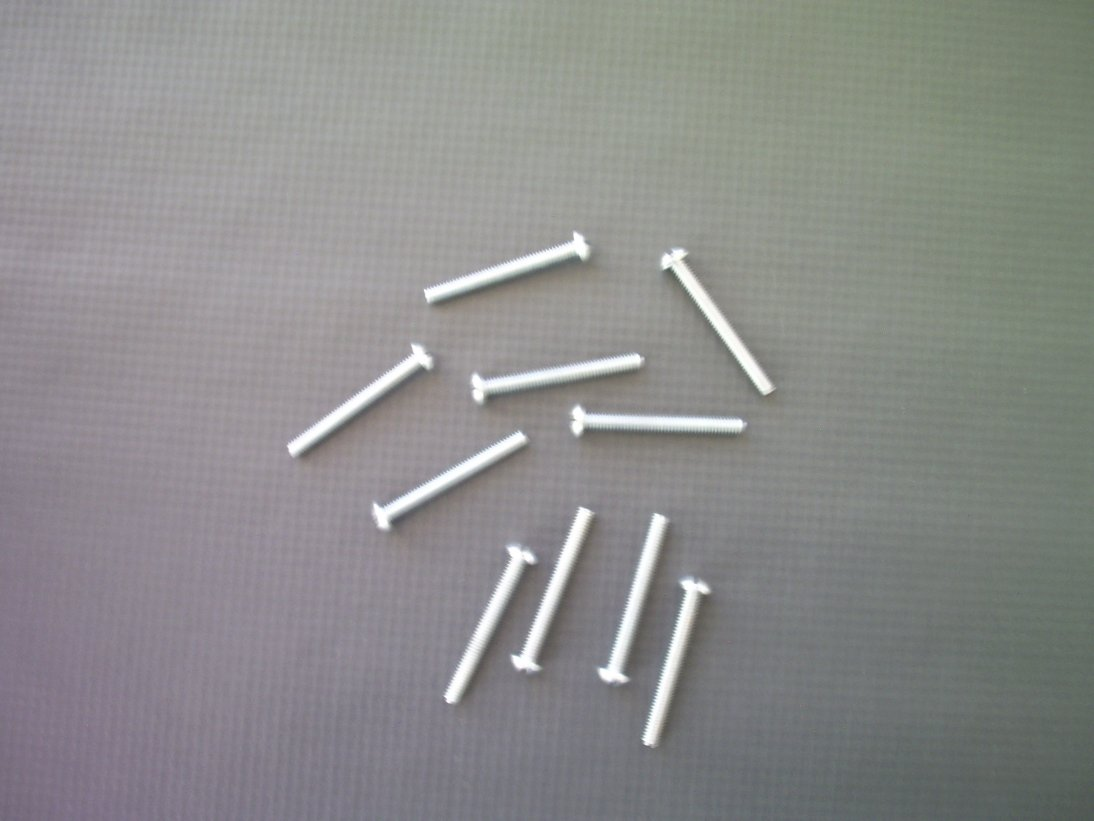
#> input picture imagens/img11.jpg, 1094 x 821 px, found by its file name
$ jupyter execute UNI-ProcDados-20180920-02.ipynb
#> lines starting #> are read from the running program, lines starting #| are printed output that depends on the picture; after the words box and inside, x2 and y2 are one past the last pixel; in counts of white or black regions, pixels touching at a corner belong together; long printed decimals are rounded
[cell 1]
import cv2 as cv
import numpy as np
import matplotlib.pyplot as plt
import os
from scipy import stats as scp
from collections import Counter
from sklearn.cluster import KMeans

[cell 2]
def toBinary(threshold, element):
    return 1 if element > threshold else 0

npToBinary = np.vectorize(toBinary, otypes=[np.uint8])

[cell 3]
def byAreaSize(size):
    return size > 50 and size < 10000

[cell 4]
pathList = list()
for path, subdirs, files in os.walk(r"/home/martin/Downloads/uninove/"):
    for file in files:
        if ('jpg' in file or 'JPG' in file) and '08' not in file:
            currentFilePath = "".join(path) + file
            pathList.append(currentFilePath)
pathList = sorted(pathList)
pathList

[cell 5]
# [34 lines left out: function analyzeImage, not called in this run]

[cell 6]
parafusos = [10,10,10,5,9,10,7,7,10,10,10,10,10,10,9,0,7,10,7,10,10,10,8,9,10]
porcas = [10,10,10,10,9,10,10,10,10,9,0,10,9,10,10,10,7,10,9,10,10,10,8,10,9]

acertosParafusos = 0
acertosPorcas = 0
acertos = 0

for index, imagePath in enumerate(pathList):
    baseLimiar = 150
    pecas, LIMIAR = analyzeImage(baseLimiar, imagePath)

    contPorcas = pecas["porcas"]
    contParafusos = pecas["parafusos"]

    if (porcas[index] == contPorcas):
        acertosPorcas += 1
    if (parafusos[index] == contParafusos):
        acertosParafusos += 1
    if (porcas[index] == contPorcas and parafusos[index] == contParafusos):
        acertos += 1

    print("INFO; Imagem No", index)
    print("Imagem: ", imagePath)
    print("Limiar: {}. No Porcas: {}, No Parafusos: {}".format(LIMIAR, contPorcas, contParafusos))
    print("Número correto de porcas: {}, parafusos: {}".format(porcas[index], parafusos[index]))
    print("\nTaxa de acertos (Parafusos):", round((acertosParafusos/len(porcas)*100),2))
    print("Taxa de acertos (Porcas): ", round((acertosPorcas/len(porcas)*100),2))
    print("Taxa de acertos:", round((acertos/25*100),2))
    print("----------")

[cell 7]
currentImage = "/home/martin/Downloads/uninove/img11.jpg"
testImage = cv.imread(currentImage, cv.IMREAD_GRAYSCALE)

binaryImage = npToBinary(170, testImage)
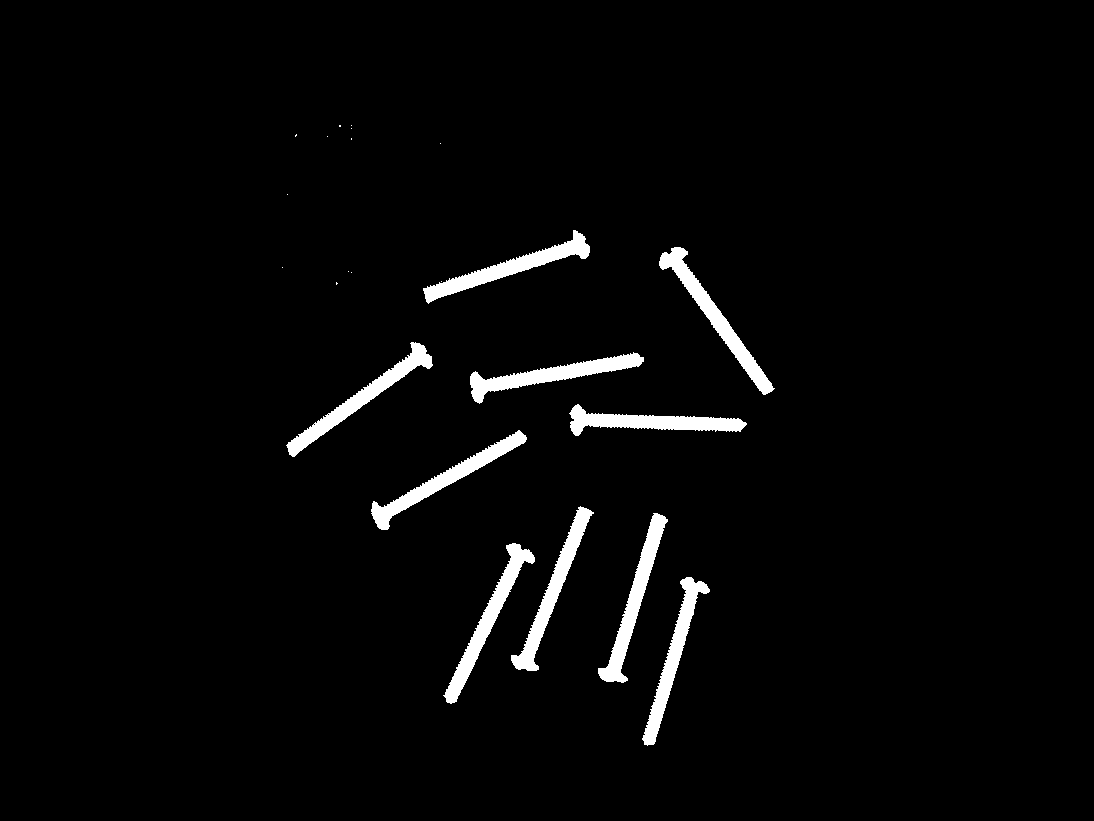
#> binaryImage: shape (821, 1094); values 0 (black) and 1 (white), 2.8% white; 23 white regions (13 under 20 px), largest, box (x1, y1, x2, y2) and area: (659, 247, 775, 395) 2629, (598, 513, 668, 683) 2603, (423, 230, 590, 304) 2582

nlabels, labels, stats, centroids = cv.connectedComponentsWithStats(binaryImage, 4, cv.CV_32S)
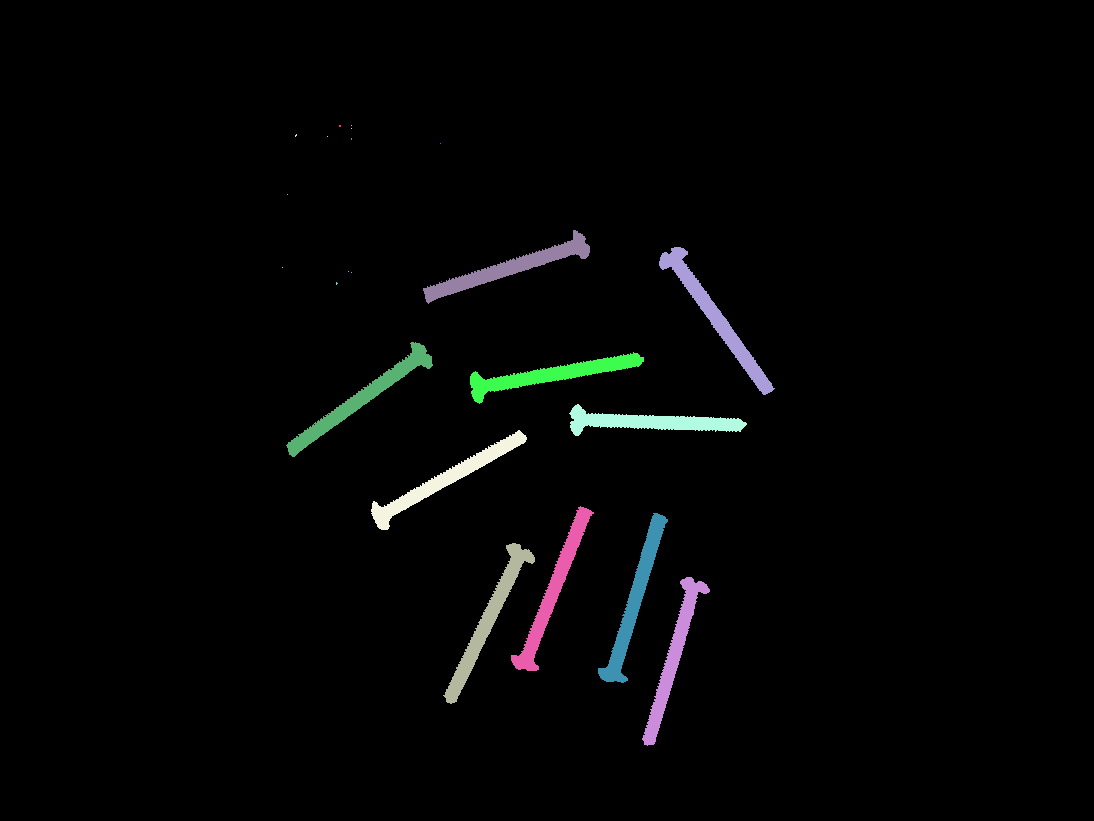
#> labels: shape (821, 1094) int32; 24 distinct labels, from 0 to 23; one colour per label, 0 black
#> nlabels = 24; stats = 24 rows, first 6: [0, 0, 1094, 821, 872719], [339, 125, 2, 2, 4], [351, 125, 1, 1, 1], [351, 128, 1, 1, 1], [295, 134, 2, 3, 4], [327, 136, 1, 1, 1]; centroids = 24 rows, first 8: [546.2, 408.2], [339.5, 125.5], [351, 125], [351, 128], [295.5, 135], [327, 136], [351, 138.5], [440, 143]

# só estamos interessados na coluna de aŕea total do componente conexo
areaSlice = stats[:, cv.CC_STAT_AREA]
#> areaSlice = 24 values, max 872719 at index 0, min 1 at index 2, mean 37423.9

# realizamos o sort para que se possa remover valores incorretos,
# como áreas muito pequenas ou o background
areaArray = np.sort(np.asarray(list(filter(byAreaSize, areaSlice))))
#> areaArray = [2421, 2469, 2509, 2536, 2548, 2561, 2574, 2582, 2603, 2629]
areaArray = areaArray.reshape(areaArray.size, 1)

print(scp.describe(areaArray))
#| DescribeResult(nobs=10, minmax=(array([2421], dtype=int32), array([2629], dtype=int32)), mean=array([2543.2]), variance=array([3932.4]), skewness=array([-0.634]), kurtosis=array([-0.406]))

kmeans = KMeans(n_clusters=2, max_iter=100).fit(areaArray[:-1])
contador = Counter(kmeans.labels_)
#> contador = {1: 2, 0: 7}


plt.imshow(binaryImage, cmap="gray")

$ run again, with imagens/img01.jpg copied over imagens/img11.jpg
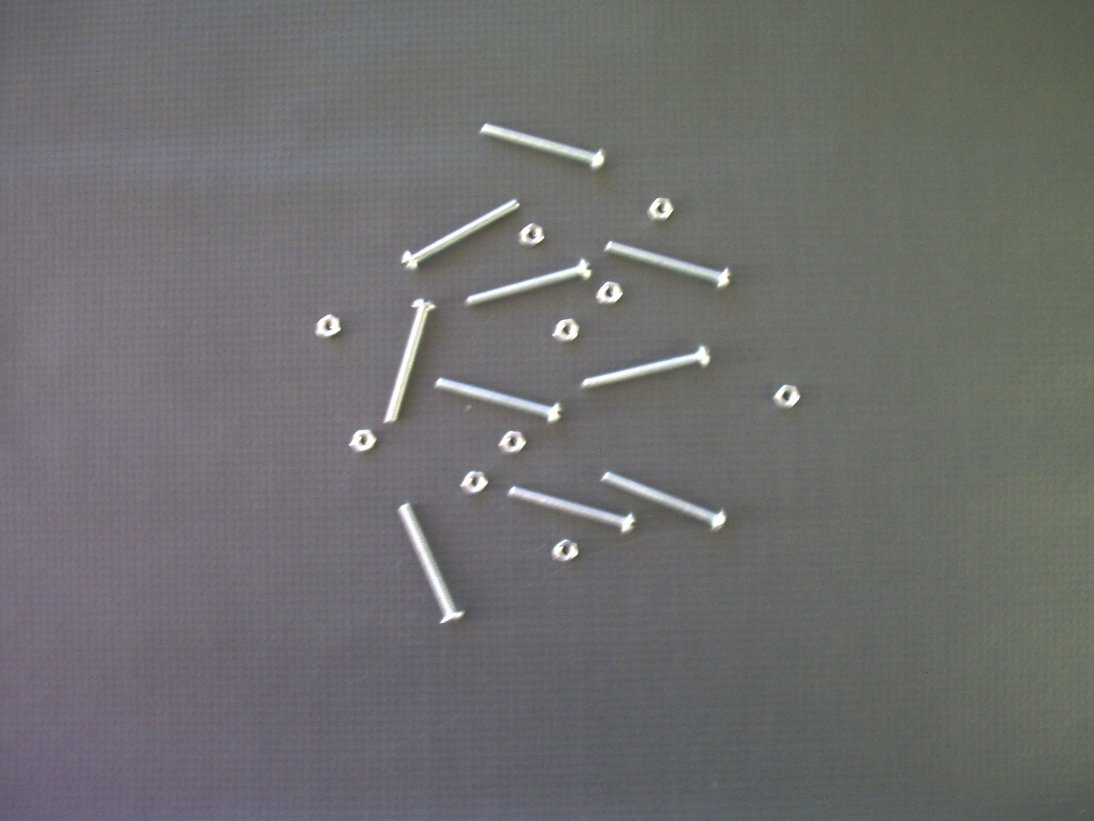
#> input picture imagens/img01.jpg, 1094 x 821 px, found by its file name
#> `binaryImage = npToBinary(170, testImage)`:
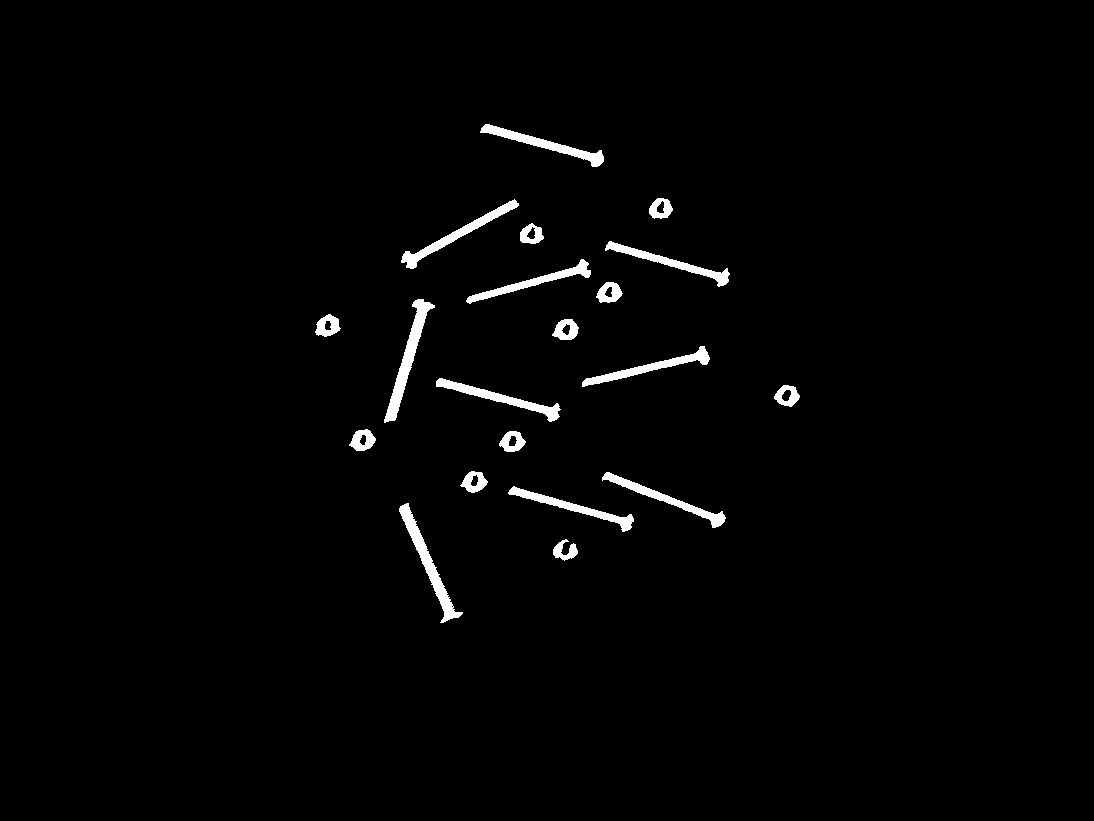
#> binaryImage: shape (821, 1094); values 0 (black) and 1 (white), 1.6% white; 20 white regions, largest, box (x1, y1, x2, y2) and area: (384, 299, 435, 423) 1432, (399, 503, 463, 623) 1360, (401, 199, 519, 269) 1160
#> labels: shape (821, 1094) int32; 21 distinct labels, from 0 to 20
#> nlabels = 21; stats = 21 rows, first 6: [0, 0, 1094, 821, 883421], [480, 124, 124, 43, 1124], [401, 199, 118, 70, 1160], [649, 198, 24, 21, 320], [520, 223, 24, 21, 308], [605, 241, 125, 46, 1028]; centroids = 21 rows, first 8: [546.7, 410.7], [544.8, 144], [456.4, 234.3], [660.3, 208.4], [531, 234.2], [670.6, 262.4], [533.1, 281.7], [609, 292.5]
#> areaSlice = 21 values, max 883421 at index 0, min 285 at index 20, mean 42770.2
#> areaArray = 20 values from 285 to 1432
#| DescribeResult(nobs=20, minmax=(array([285], dtype=int32), array([1432], dtype=int32)), mean=array([737.65]), variance=array([179454.871]), skewness=array([0.1767]), kurtosis=array([-1.686]))
#> contador = {1: 10, 0: 9}

$ run again, with imagens/img02.jpg copied over imagens/img11.jpg
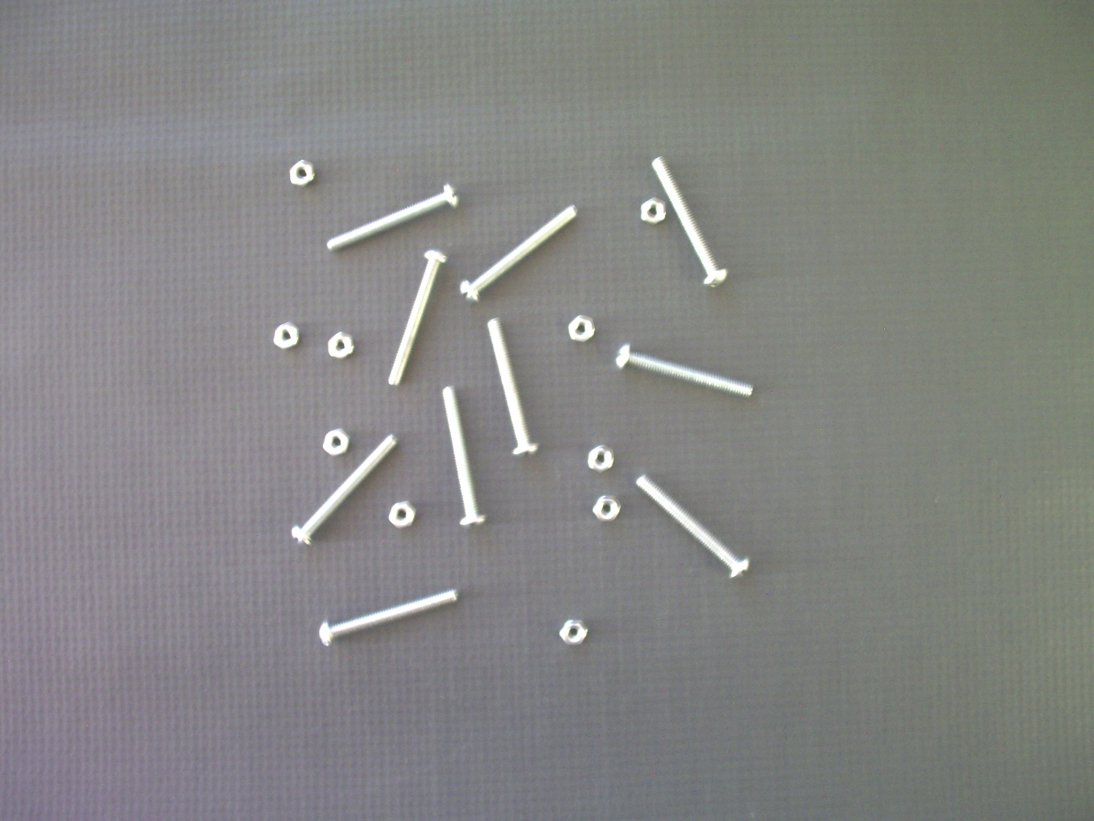
#> input picture imagens/img02.jpg, 1094 x 821 px, found by its file name
#> `binaryImage = npToBinary(170, testImage)`:
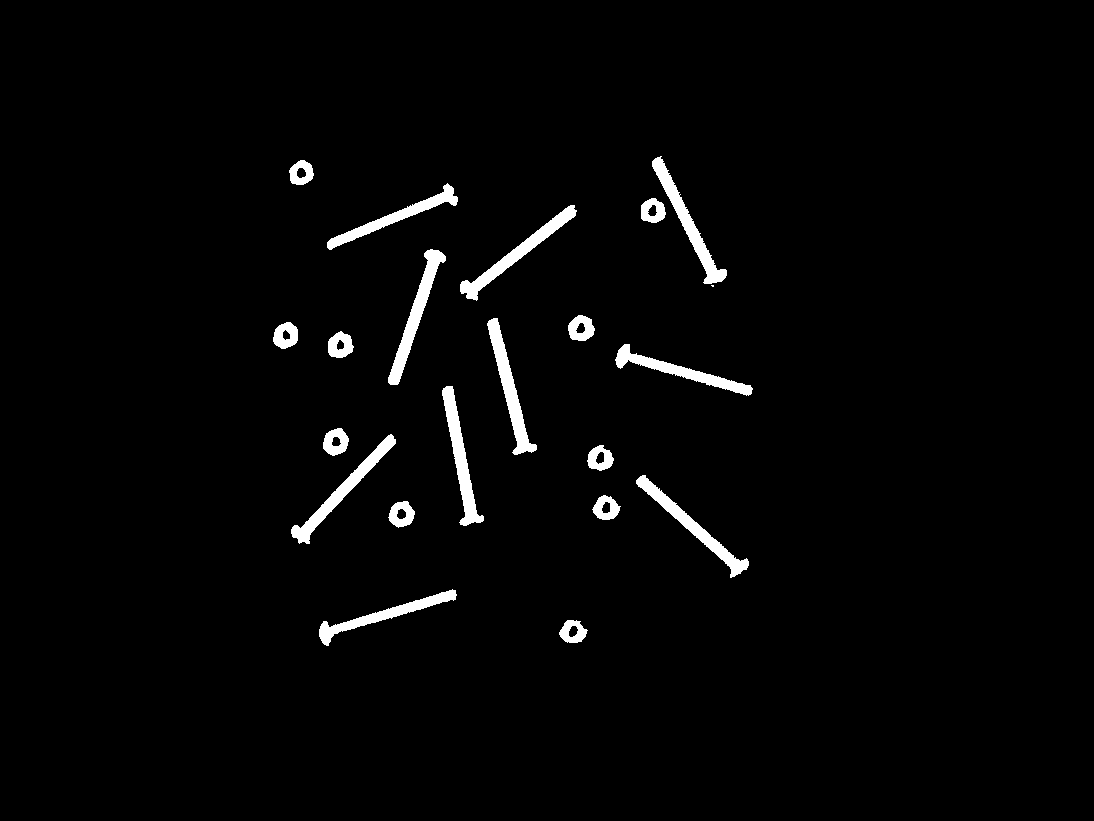
#> binaryImage: shape (821, 1094); values 0 (black) and 1 (white), 2.3% white; 21 white regions (1 under 20 px), largest, box (x1, y1, x2, y2) and area: (487, 318, 537, 455) 1757, (388, 249, 446, 385) 1753, (442, 386, 484, 526) 1736
#> `nlabels, labels, stats, centroids = cv.connectedComponentsWithStats(bi..`:
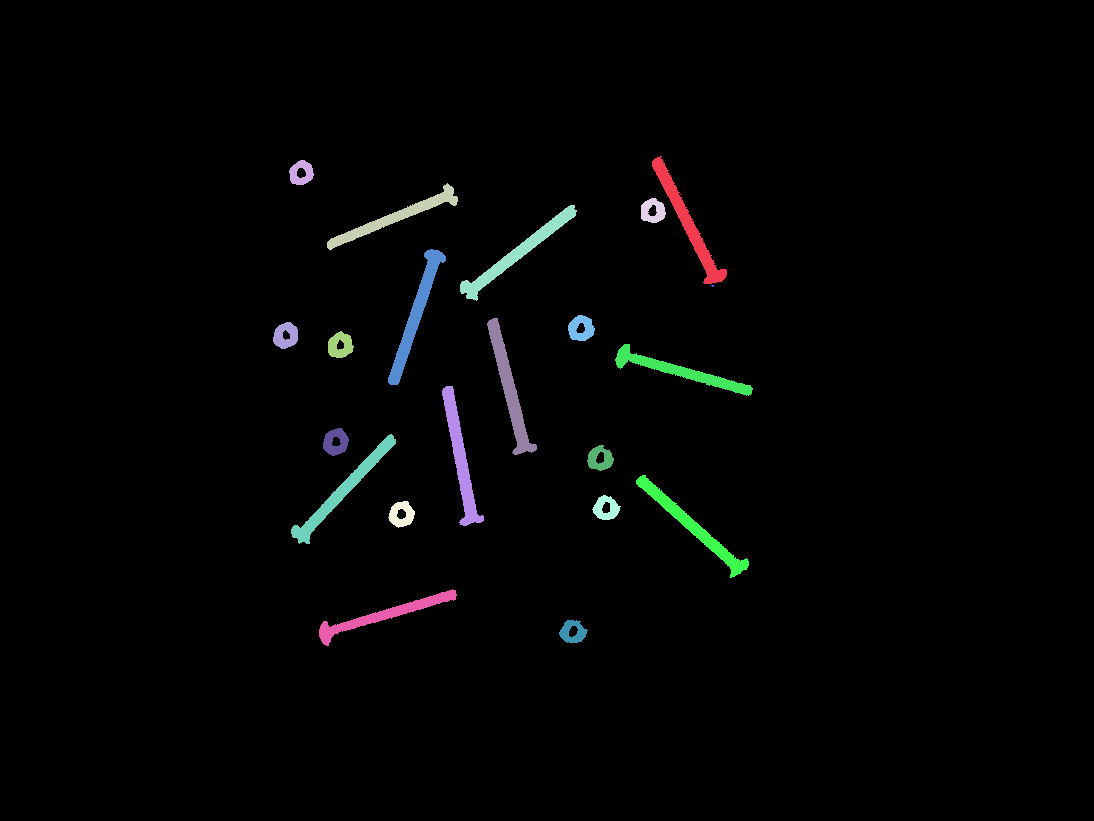
#> labels: shape (821, 1094) int32; 22 distinct labels, from 0 to 21; one colour per label, 0 black
#> nlabels = 22; stats = 22 rows, first 6: [0, 0, 1094, 821, 877264], [652, 156, 75, 128, 1711], [289, 160, 25, 25, 403], [327, 183, 131, 67, 1463], [641, 198, 25, 25, 421], [460, 205, 117, 96, 1713]; centroids = 22 rows, first 8: [547.6, 410.6], [687.9, 223.4], [300.9, 172.6], [395.2, 216.8], [652.5, 210.6], [516.8, 253.1], [415.5, 313.9], [712.2, 285.4]
#> areaSlice = 22 values, max 877264 at index 0, min 5 at index 7, mean 40826.1
#> areaArray = 20 values from 403 to 1757
#| DescribeResult(nobs=20, minmax=(array([403], dtype=int32), array([1757], dtype=int32)), mean=array([1045.25]), variance=array([388724.724]), skewness=array([0.04277]), kurtosis=array([-1.940]))
#> contador = {1: 10, 0: 9}
